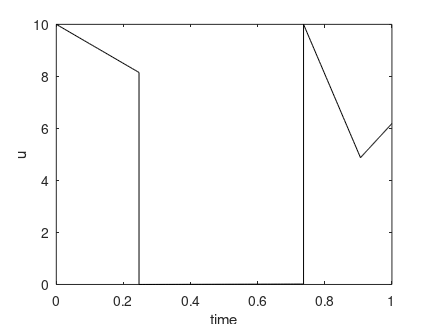
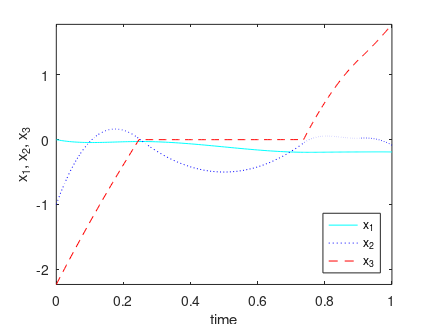
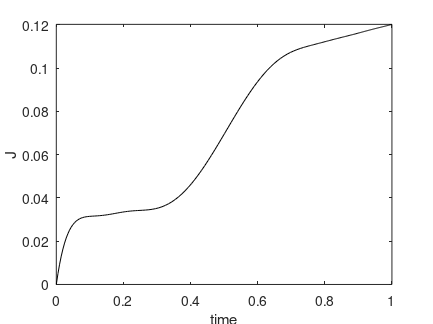

MATLAB code to generate these figures, in order:
load optimprofiles tplot uplot xplot

% ploting
%..........................................................................
plot(tplot,uplot,'k')
title('')
xlabel('time')
ylabel('u')
axis tight %([0 1 -4 10])
set(1,'PaperUnits','centimeters')
set(1,'PaperPosition',[3 10 11 8.25])

print -depsc u_624a.eps
pause

plot(tplot,xplot(:,1),'c-',tplot,xplot(:,2),'b:',tplot,xplot(:,3),'r--')
title('')
xlabel('time')
ylabel('x_1, x_2, x_3')
legend('x_1','x_2','x_3','Location','southeast')
axis tight %([0 1 0 1])
set(1,'PaperUnits','centimeters')
set(1,'PaperPosition',[3 10 11 8.25])

print -depsc x13_624a.eps
pause

plot(tplot,xplot(:,4),'k')
title('')
xlabel('time')
ylabel('J')
axis tight %([0 1 0 1])
set(1,'PaperUnits','centimeters')
set(1,'PaperPosition',[3 10 11 8.25])

print -depsc x4_624a.eps
pause
close
%..........................................................................